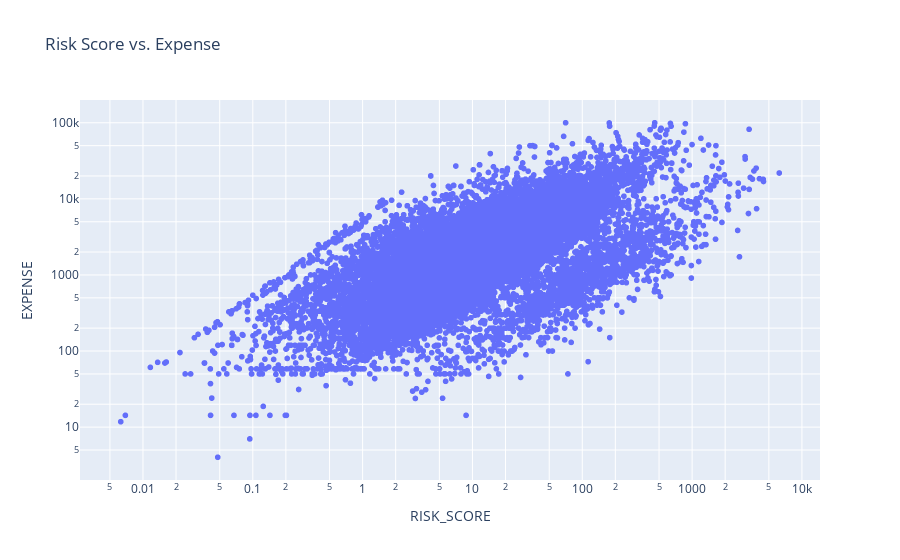

The code cell stored with this chart in its notebook:
### Code cell
# Create a scatter plot
fig = px.scatter(numericDf, x='RISK_SCORE', y='EXPENSE', title='Risk Score vs. Expense')

# Adding logarithmic scale
fig.update_layout(xaxis_type='log', yaxis_type='log')

# Show the plot
fig.show()

### Figure 1 — Plotly figure (JSON) as saved in the notebook; plotly's stock layout.template omitted (floating-point values rounded to 4 significant figures; data arrays with more than 128 entries replaced by an {"elided": "..."} marker saying what was removed)
{"data": [{"hovertemplate": "RISK_SCORE=%{x}<br>EXPENSE=%{y}<extra></extra>", "legendgroup": "", "marker": {"color": "#636efa", "symbol": "circle"}, "mode": "markers", "name": "", "showlegend": false, "type": "scattergl", "x": {"elided": "17829 float values"}, "xaxis": "x", "y": {"elided": "17829 float values"}, "yaxis": "y"}], "layout": {"legend": {"tracegroupgap": 0}, "title": {"text": "Risk Score vs. Expense"}, "xaxis": {"anchor": "y", "domain": [0, 1], "title": {"text": "RISK_SCORE"}, "type": "log"}, "yaxis": {"anchor": "x", "domain": [0, 1], "title": {"text": "EXPENSE"}, "type": "log"}}}
